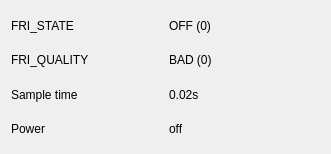
<?xml version="1.0" encoding="UTF-8"?>
<ui version="4.0">
 <class>FriStatusWidget</class>
 <widget class="QWidget" name="FriStatusWidget">
  <property name="geometry">
   <rect>
    <x>0</x>
    <y>0</y>
    <width>331</width>
    <height>154</height>
   </rect>
  </property>
  <property name="focusPolicy">
   <enum>Qt::StrongFocus</enum>
  </property>
  <property name="windowTitle">
   <string>FRI Status information</string>
  </property>
  <layout class="QGridLayout">
   <item row="3" column="0">
    <widget class="QLabel" name="mpLabelQuality">
     <property name="text">
      <string>FRI_QUALITY</string>
     </property>
    </widget>
   </item>
   <item row="4" column="0">
    <widget class="QLabel" name="mpLabelSampleTime">
     <property name="enabled">
      <bool>true</bool>
     </property>
     <property name="text">
      <string>Sample time</string>
     </property>
    </widget>
   </item>
   <item row="1" column="1">
    <widget class="QLabel" name="mpLabelStateData">
     <property name="text">
      <string>OFF (0)</string>
     </property>
    </widget>
   </item>
   <item row="3" column="1">
    <widget class="QLabel" name="mpLabelQualData">
     <property name="text">
      <string>BAD (0)</string>
     </property>
    </widget>
   </item>
   <item row="4" column="1">
    <widget class="QLabel" name="mpLabelSampleTimeData">
     <property name="text">
      <string>0.02s</string>
     </property>
    </widget>
   </item>
   <item row="1" column="0">
    <widget class="QLabel" name="mpLabelState">
     <property name="text">
      <string>FRI_STATE</string>
     </property>
    </widget>
   </item>
   <item row="5" column="0">
    <layout class="QHBoxLayout" name="horizontalLayout">
     <item>
      <widget class="QLabel" name="mpLabelPower">
       <property name="text">
        <string>Power</string>
       </property>
      </widget>
     </item>
    </layout>
   </item>
   <item row="5" column="1">
    <widget class="QLabel" name="mpLabelPowerData">
     <property name="text">
      <string>off</string>
     </property>
    </widget>
   </item>
  </layout>
 </widget>
 <resources/>
 <connections/>
</ui>
